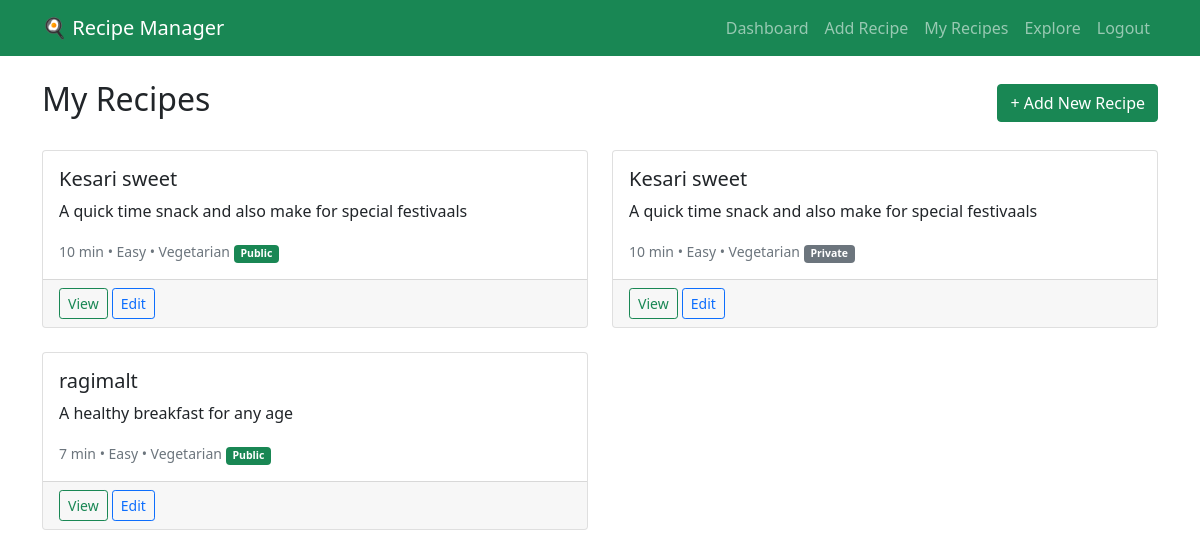
The app's page /my_recipes (signed in) with its own data.
### app.py (models this page shows)
class Recipe(db.Model):
    id = db.Column(db.Integer, primary_key=True)
    title = db.Column(db.String(200), nullable=False)
    description = db.Column(db.Text)
    ingredients = db.Column(db.Text, nullable=False)
    instructions = db.Column(db.Text, nullable=False)
    cooking_time = db.Column(db.Integer)
    difficulty = db.Column(db.String(20))
    category = db.Column(db.String(50))
    is_public = db.Column(db.Boolean, default=False)
    created_at = db.Column(db.DateTime, default=datetime.utcnow)
    user_id = db.Column(db.Integer, db.ForeignKey('user.id'), nullable=False)

### app.py (the view)
@app.route('/my_recipes')
@login_required
def my_recipes():
    recipes = Recipe.query.filter_by(user_id=current_user.id).all()
    return render_template('my_recipes.html', recipes=recipes)

### app.py (called while the page is built)
@login_manager.user_loader
def load_user(user_id):
    return User.query.get(int(user_id))

### templates/my_recipes.html (shortened to what this page needs)
{% extends "base.html" %}
{% block content %}
<div class="d-flex justify-content-between align-items-center mb-4">
    <h2>My Recipes</h2>
    <a href="{{ url_for('add_recipe') }}" class="btn btn-success">+ Add New Recipe</a>
</div>
{% if recipes %}
<div class="row">
    {% for recipe in recipes %}
    <div class="col-md-6 mb-4">
        <div class="card h-100">
            <div class="card-body">
                <h5 class="card-title">{{ recipe.title }}</h5>
                <p class="card-text">
                    {% if recipe.description %}
                        {{ recipe.description[:100] }}{% if recipe.description|length > 100 %}...{% endif %}
                    {% endif %}
                </p>
                <p class="card-text">
                    <small class="text-muted">
                        {{ recipe.cooking_time }} min • {{ recipe.difficulty }} • {{ recipe.category }}
                        {% if recipe.is_public %}
                            <span class="badge bg-success">Public</span>
                        {% else %}
                            <span class="badge bg-secondary">Private</span>
                        {% endif %}
                    </small>
                </p>
            </div>
            <div class="card-footer">
                <a href="{{ url_for('view_recipe', recipe_id=recipe.id) }}" class="btn btn-sm btn-outline-success">View</a>
                <a href="{{ url_for('edit_recipe', recipe_id=recipe.id) }}" class="btn btn-sm btn-outline-primary">Edit</a>
            </div>
        </div>
    </div>
    {% endfor %}
</div>
{% else %}
<div class="text-center py-5">
    <h4>No recipes yet</h4>
    <p class="text-muted">You haven't created any recipes yet.</p>
    <a href="{{ url_for('add_recipe') }}" class="btn btn-success">Create Your First Recipe</a>
</div>
{% endif %}
{% endblock %}

### records on screen
Recipe: title "Kesari sweet", description "A quick time snack and also make for special festivaals", cooking_time "10", difficulty "Easy", category "Vegetarian", is_public "Public"
Recipe: title "Kesari sweet", description "A quick time snack and also make for special festivaals", cooking_time "10", difficulty "Easy", category "Vegetarian", is_public "Private"
Recipe: title "ragimalt", description "A healthy breakfast for any age", cooking_time "7", difficulty "Easy", category "Vegetarian", is_public "Public"
